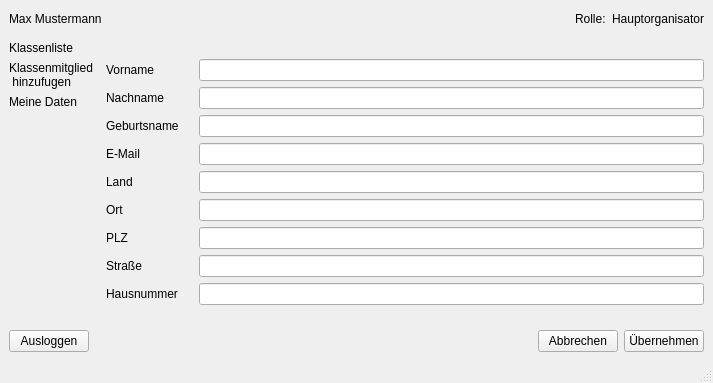
<?xml version="1.0" encoding="UTF-8"?>
<ui version="4.0">
 <class>AddKlassenmitgliedView</class>
 <widget class="QMainWindow" name="AddKlassenmitgliedView">
  <property name="geometry">
   <rect>
    <x>0</x>
    <y>0</y>
    <width>713</width>
    <height>383</height>
   </rect>
  </property>
  <property name="windowTitle">
   <string>MainWindow</string>
  </property>
  <widget class="QWidget" name="centralwidget">
   <layout class="QVBoxLayout" name="verticalLayout_3">
    <item>
     <layout class="QHBoxLayout" name="horizontalLayout_2">
      <item>
       <widget class="QLabel" name="nameOrganisator">
        <property name="focusPolicy">
         <enum>Qt::NoFocus</enum>
        </property>
        <property name="text">
         <string>Max Mustermann</string>
        </property>
       </widget>
      </item>
      <item>
       <spacer name="horizontalSpacer_2">
        <property name="orientation">
         <enum>Qt::Horizontal</enum>
        </property>
        <property name="sizeHint" stdset="0">
         <size>
          <width>40</width>
          <height>20</height>
         </size>
        </property>
       </spacer>
      </item>
      <item>
       <widget class="QLabel" name="rolleLabel_2">
        <property name="text">
         <string>Rolle:</string>
        </property>
       </widget>
      </item>
      <item>
       <widget class="QLabel" name="rolleLabel">
        <property name="text">
         <string>Hauptorganisator</string>
        </property>
       </widget>
      </item>
     </layout>
    </item>
    <item>
     <widget class="Line" name="trennLinie">
      <property name="orientation">
       <enum>Qt::Vertical</enum>
      </property>
     </widget>
    </item>
    <item>
     <layout class="QVBoxLayout" name="verticalLayout_2">
      <item>
       <layout class="QHBoxLayout" name="horizontalLayout_3">
        <item>
         <layout class="QVBoxLayout" name="verticalLayout">
          <item>
           <widget class="QLabel" name="klassenlisteLabel">
            <property name="focusPolicy">
             <enum>Qt::ClickFocus</enum>
            </property>
            <property name="text">
             <string>Klassenliste</string>
            </property>
           </widget>
          </item>
          <item>
           <widget class="QLabel" name="klassenmitgliedAddenLabel">
            <property name="focusPolicy">
             <enum>Qt::ClickFocus</enum>
            </property>
            <property name="layoutDirection">
             <enum>Qt::LeftToRight</enum>
            </property>
            <property name="text">
             <string>Klassenmitglied  
 hinzufugen</string>
            </property>
           </widget>
          </item>
          <item>
           <widget class="QLabel" name="label">
            <property name="text">
             <string>Meine Daten</string>
            </property>
           </widget>
          </item>
          <item>
           <spacer name="verticalSpacer">
            <property name="orientation">
             <enum>Qt::Vertical</enum>
            </property>
            <property name="sizeHint" stdset="0">
             <size>
              <width>20</width>
              <height>40</height>
             </size>
            </property>
           </spacer>
          </item>
         </layout>
        </item>
        <item>
         <layout class="QFormLayout" name="formLayout">
          <property name="fieldGrowthPolicy">
           <enum>QFormLayout::AllNonFixedFieldsGrow</enum>
          </property>
          <property name="horizontalSpacing">
           <number>20</number>
          </property>
          <property name="verticalSpacing">
           <number>6</number>
          </property>
          <property name="leftMargin">
           <number>0</number>
          </property>
          <property name="topMargin">
           <number>0</number>
          </property>
          <property name="rightMargin">
           <number>0</number>
          </property>
          <property name="bottomMargin">
           <number>0</number>
          </property>
          <item row="1" column="0">
           <widget class="QLabel" name="label_2">
            <property name="text">
             <string>Vorname</string>
            </property>
           </widget>
          </item>
          <item row="1" column="1">
           <widget class="QLineEdit" name="vornameEdit"/>
          </item>
          <item row="2" column="0">
           <widget class="QLabel" name="label_3">
            <property name="text">
             <string>Nachname</string>
            </property>
           </widget>
          </item>
          <item row="2" column="1">
           <widget class="QLineEdit" name="lineEdit_2"/>
          </item>
          <item row="3" column="0">
           <widget class="QLabel" name="label_4">
            <property name="text">
             <string>Geburtsname</string>
            </property>
           </widget>
          </item>
          <item row="3" column="1">
           <widget class="QLineEdit" name="lineEdit_3"/>
          </item>
          <item row="4" column="0">
           <widget class="QLabel" name="label_5">
            <property name="text">
             <string>E-Mail</string>
            </property>
           </widget>
          </item>
          <item row="4" column="1">
           <widget class="QLineEdit" name="lineEdit_4"/>
          </item>
          <item row="5" column="0">
           <widget class="QLabel" name="label_6">
            <property name="text">
             <string>Land</string>
            </property>
           </widget>
          </item>
          <item row="5" column="1">
           <widget class="QLineEdit" name="lineEdit_5"/>
          </item>
          <item row="6" column="0">
           <widget class="QLabel" name="label_7">
            <property name="text">
             <string>Ort</string>
            </property>
           </widget>
          </item>
          <item row="6" column="1">
           <widget class="QLineEdit" name="lineEdit_6"/>
          </item>
          <item row="7" column="0">
           <widget class="QLabel" name="label_8">
            <property name="text">
             <string>PLZ</string>
            </property>
           </widget>
          </item>
          <item row="7" column="1">
           <widget class="QLineEdit" name="lineEdit_7"/>
          </item>
          <item row="8" column="0">
           <widget class="QLabel" name="label_9">
            <property name="text">
             <string>Straße</string>
            </property>
           </widget>
          </item>
          <item row="8" column="1">
           <widget class="QLineEdit" name="lineEdit_8"/>
          </item>
          <item row="9" column="0">
           <widget class="QLabel" name="label_10">
            <property name="text">
             <string>Hausnummer</string>
            </property>
           </widget>
          </item>
          <item row="9" column="1">
           <widget class="QLineEdit" name="lineEdit_9"/>
          </item>
          <item row="0" column="1">
           <spacer name="verticalSpacer_2">
            <property name="orientation">
             <enum>Qt::Vertical</enum>
            </property>
            <property name="sizeHint" stdset="0">
             <size>
              <width>20</width>
              <height>40</height>
             </size>
            </property>
           </spacer>
          </item>
          <item row="10" column="1">
           <spacer name="verticalSpacer_3">
            <property name="orientation">
             <enum>Qt::Vertical</enum>
            </property>
            <property name="sizeHint" stdset="0">
             <size>
              <width>20</width>
              <height>40</height>
             </size>
            </property>
           </spacer>
          </item>
         </layout>
        </item>
       </layout>
      </item>
     </layout>
    </item>
    <item>
     <layout class="QHBoxLayout" name="horizontalLayout_4">
      <item>
       <widget class="QPushButton" name="ausloggenButton">
        <property name="text">
         <string>Ausloggen</string>
        </property>
       </widget>
      </item>
      <item>
       <spacer name="horizontalSpacer">
        <property name="orientation">
         <enum>Qt::Horizontal</enum>
        </property>
        <property name="sizeHint" stdset="0">
         <size>
          <width>40</width>
          <height>20</height>
         </size>
        </property>
       </spacer>
      </item>
      <item>
       <widget class="QPushButton" name="pushButton_2">
        <property name="text">
         <string>Abbrechen</string>
        </property>
       </widget>
      </item>
      <item>
       <widget class="QPushButton" name="pushButton">
        <property name="text">
         <string>Übernehmen</string>
        </property>
       </widget>
      </item>
     </layout>
    </item>
   </layout>
  </widget>
  <widget class="QMenuBar" name="menubar">
   <property name="geometry">
    <rect>
     <x>0</x>
     <y>0</y>
     <width>713</width>
     <height>21</height>
    </rect>
   </property>
  </widget>
  <widget class="QStatusBar" name="statusbar"/>
 </widget>
 <resources/>
 <connections/>
</ui>
